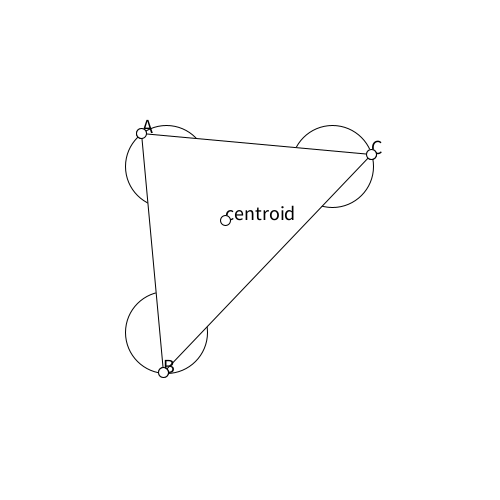
Frame 1 (no input)
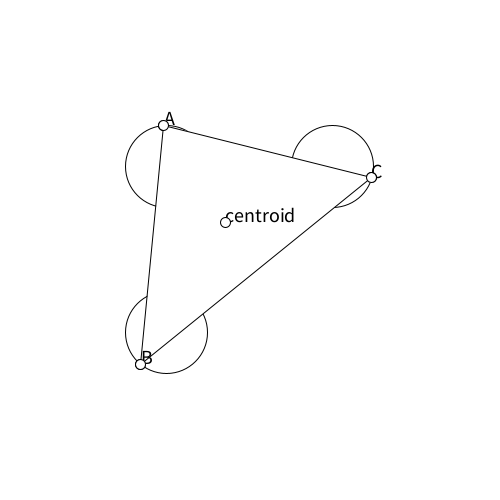
Frame 60 (the mouse pressed at the canvas centre just before this capture)
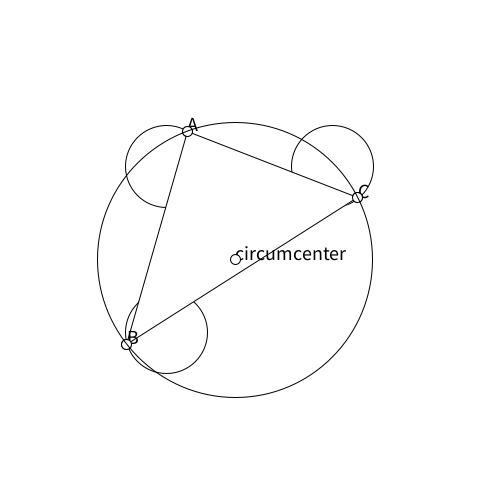
Frame 120 (the mouse held since frame 60 and released just before this capture)

The Processing sketch that drew these frames (run headless with seeded random() and noise(); from frame 60 on, the mouse is pressed at the canvas centre):

// Processing sketch: five_Triangle_Centers
// ── five_Triangle_Centers.pde
Wheel wa, wb, wc;
Triangle triangle;
int dispType = 0;

void setup() {
  //fullScreen();
  size(500, 500);
  float offx = (width-height)/2;
  wa = new Wheel(offx+height/3, height/3, height/12);
  wb = new Wheel(offx+height/3, height/3*2, height/12);
  wc = new Wheel(offx+height/3*2, height/3, height/12);
  triangle = new Triangle();
  strokeJoin(ROUND);
  strokeWeight(1);
  textSize(20);
}

void draw() {
  background(255);
  wa.update();
  wb.update();
  wc.update();
  triangle.setVertices(wa.getPos(), wb.getPos(), wc.getPos());
  wa.show();
  wb.show();
  wc.show();
  triangle.show();
  noFill();
  switch(dispType){
    case 0:
      marker(triangle.getCentroid(), "centroid");
      break;
    case 1:
      markerWRing(triangle.getCircumC(), "circumcenter");
      break;
    case 2:
      markerWRing(triangle.getInC(), "incenter");
      break;
    case 3:
      marker(triangle.getOrthoC(true), "orthocenter");
      break;
    case 4:
      PVector[] excenters = triangle.getExC();
      markerWRing(excenters[0], "excenterA");
      markerWRing(excenters[1], "excenterB");
      markerWRing(excenters[2], "excenterC");
      triangle.showExtensionEdge();
      break;
    case 5://show all centers
      marker(triangle.getCentroid(), "centroid");
      marker(triangle.getCircumC(), "circumcenter");
      marker(triangle.getInC(), "incenter");
      marker(triangle.getOrthoC(false), "orthocenter");
      PVector[] excenters_ = triangle.getExC();
      markerWRing(excenters_[0], "excenterA");
      markerWRing(excenters_[1], "excenterB");
      markerWRing(excenters_[2], "excenterC");
      triangle.showExtensionEdge();
      break;
  }
}

void mousePressed(){
  dispType++;
  if(dispType >= 6){
    dispType = 0;
  }
}

// ── Extends.pde
void marker(PVector p, String str){
  fill(0);
  text(str, p.x, p.y);
  fill(255);
  marker(p);
}

void marker(PVector p){
  ellipse(p.x, p.y, 10, 10);
}

void markerWRing(PVector p, String str){//marker with ring given r
  noFill();
  ellipse(p.x, p.y, p.z*2, p.z*2);
  fill(255);
  marker(p, str);
}

// ── Triangle.pde
class Triangle{
  PVector A, B, C;
  
  void setVertices(PVector A, PVector B, PVector C){
    this.A = A;
    this.B = B;
    this.C = C;
  }
  
  //visualize
  
  void show(){
    triangle(A.x, A.y, B.x, B.y, C.x, C.y);
    marker(A, "A");
    marker(B, "B");
    marker(C, "C");
  }
  
  void showExtensionEdge(){//use for visualize
    float ABm = calcSlope(A, B);
    float BCm = calcSlope(B, C);
    float CAm = calcSlope(C, A);
    float b1 = A.y - A.x*ABm;
    float b2 = B.y - B.x*BCm;
    float b3 = C.y - C.x*CAm;
      line(0, b1, width, b1+width*ABm);//show edtension edge
      line(0, b2, width, b2+width*BCm);
      line(0, b3, width, b3+width*CAm);
  }
  
  //calculate 5 center of triangle
  
  //based on this site https://brilliant.org/wiki/triangles-centroid/
  PVector getCentroid(){//get center of gravity 
    return PVector.add(A, B).add(C).div(3);
  }
  
  //based on this site https://stackoverflow.com/questions/56224824/how-do-i-find-the-circumcenter-of-the-triangle-using-python-without-external-lib
  PVector getCircumC(){//get circum center with Radius (z is radius)
    float d = 2 * (A.x * (B.y - C.y) + B.x * (C.y - A.y) + C.x * (A.y - B.y));
    float ux = ((A.x * A.x + A.y * A.y) * (B.y - C.y) + (B.x * B.x + B.y * B.y) * (C.y - A.y) + (C.x * C.x + C.y * C.y) * (A.y - B.y)) / d;
    float uy = ((A.x * A.x + A.y * A.y) * (C.x - B.x) + (B.x * B.x + B.y * B.y) * (A.x - C.x) + (C.x * C.x + C.y * C.y) * (B.x - A.x)) / d;
    PVector cc = new PVector(ux, uy);//circum center 
    cc.z = PVector.dist(A, cc);//use z as radius
    return cc;
  }
  
  //based on this site https://en.wikipedia.org/wiki/Incenter
  PVector getInC(){//get inner center 
    float a = PVector.dist(B, C);
    float b = PVector.dist(C, A);
    float c = PVector.dist(A, B);
    PVector result = PVector.mult(A, a).add(PVector.mult(B, b)).add(PVector.mult(C, c)).div(a + b + c);
    //based on this cite https://en.wikipedia.org/wiki/Incircle_and_excircles_of_a_triangle
    float s = (a + b + c)/2;
    result.z = sqrt(s*(s-a)*(s-b)*(s-c))/s;//use z as radius
    //result.z = sqrt((b+c-a)*(c+a-b)*(a+b-c)/(a+b+c))/2;//use z as radius
    return result;
  }
  
  //based on this site https://tutors.com/math-tutors/geometry-help/how-to-find-orthocenter-of-a-triangle#how-find-orthocenter-triangle
  PVector getOrthoC(boolean visualize){//get ortho center 
    float ABm = calcSlope(A, B);
    float BCm = calcSlope(B, C);
    float b1 = C.y + C.x/ABm;
    float b2 = A.y + A.x/BCm; 
    if(visualize){
      line(0, b1, width, b1-width/ABm);//show perpendicular
      line(0, b2, width, b2-width/BCm);
    }
    return calcIntersect(-1./ABm, b1, -1./BCm, b2);
  }
  
  PVector[] getExC(){//based on this site https://math.stackexchange.com/questions/2885076/finding-the-excenter-of-a-triangle
    float a = PVector.dist(B, C);
    float b = PVector.dist(C, A);
    float c = PVector.dist(A, B);
    PVector[] results = new PVector[3];
    float s = (a + b + c)/2;
    results[0] = PVector.mult(A, -a).add(PVector.mult(B, b)).add(PVector.mult(C, c)).div(-a + b + c);
    results[0].z = sqrt(s*(s - b)*(s - c)/(s - a));//use z as radius
    results[1] = PVector.mult(A, a).add(PVector.mult(B, -b)).add(PVector.mult(C, c)).div(a - b + c);
    results[1].z = sqrt(s*(s - c)*(s - a)/(s - b));//use z as radius
    results[2] = PVector.mult(A, a).add(PVector.mult(B, b)).add(PVector.mult(C, -c)).div(a + b - c);
    results[2].z = sqrt(s*(s - a)*(s - b)/(s - c));//use z as radius
    return results;
  }
}

// ── Util.pde
float calcSlope(PVector a, PVector b){
  return (b.y-a.y)/(b.x-a.x);
}

PVector calcIntersect(float slope1, float off1, float slope2, float off2){//line defined by slope and offset from y
  float x = (off2-off1)/(slope1-slope2);
  float y = slope1*x+off1;
  return new PVector(x, y);
}

// ── Wheel.pde
class Wheel {
  PVector c;//center of wheel
  float r, theta;

  Wheel(float x, float y, float r) {
    this.c = new PVector(x, y);
    this.r = r;
    theta = random(TWO_PI);
  }

  void update() {
    theta += 0.01;
  }

  PVector getPos() {//get current position of wheel
    return PVector.fromAngle(theta).mult(r).add(c);
  }

  void show() {
    ellipse(c.x, c.y, r*2, r*2);
    marker(getPos());
  }
}
